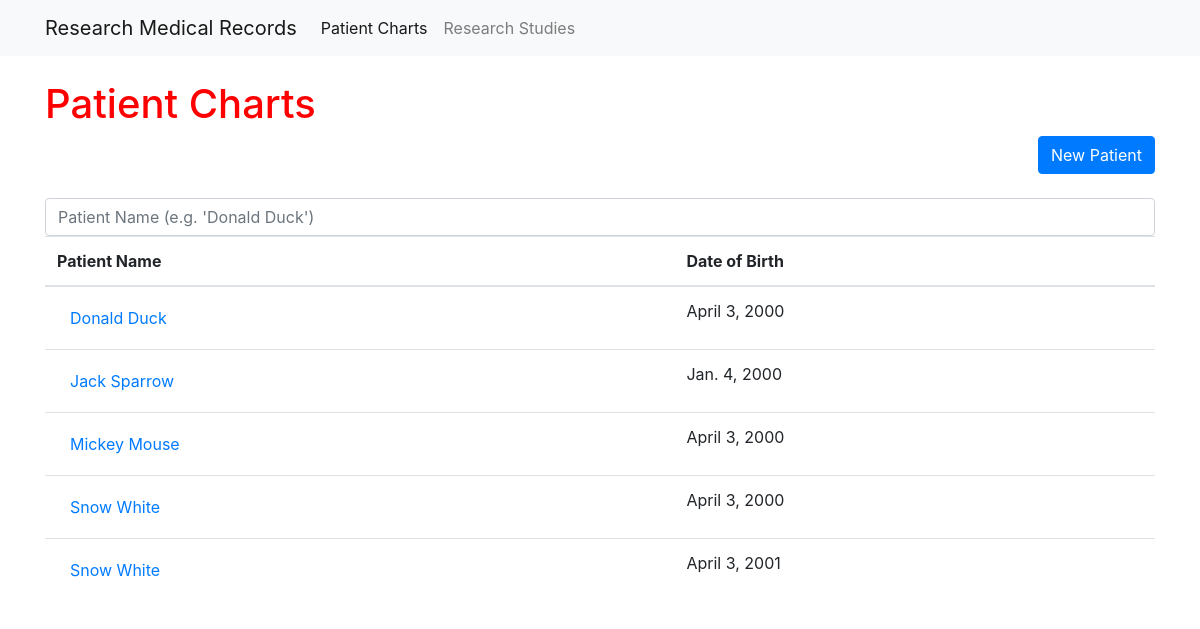
/ptchart/, run on an earlier commit of the app's database.
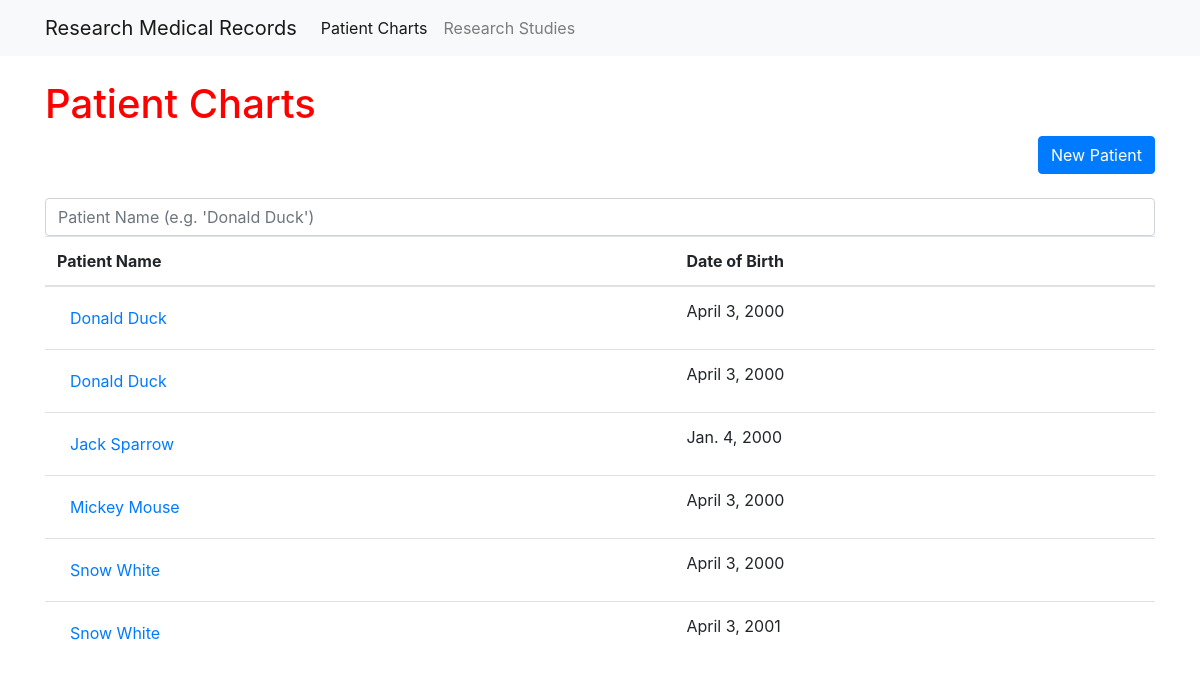
And on a later commit of the database.
### ptchart/models.py (models this page shows, shortened)
class Patient(models.Model):
    name = models.TextField()
    dob = models.DateField()
    race = models.TextField()
    intake_date = models.DateField()

### ptchart/views.py (the view)
# urls.py: path("", views.ptchart_index, name="ptchart_index"),
def ptchart_index(request):
    patients = Patient.objects.all().order_by('name')
    context = {
        'patients': patients,
    }
    return render(request, 'ptchart_index.html', context)

### ptchart/templates/ptchart_index.html (shortened to what this page needs)
{% extends "base.html" %}
{% block page_content %}
<br>
<h1>Patient Charts </h1>
<div class="d-grid gap-2 d-md-flex justify-content-md-end">
    <a href="{% url 'ptchart_newpatient' %}"
            class="btn btn-primary me-md-2">
            New Patient
    </a>
</div>
<br>
        <input type="text" name="name" class="form-control" placeholder="Patient Name (e.g. 'Donald Duck')" \
        required="" id="search-pt">
<table class="table" id="pt-table">
    <thead>
        <tr>
            <th scope="col">Patient Name</th>
            <th scope="col">Date of Birth</th>
        </tr>
    </thead>
    <tbody>
        {% for patient in patients %}
        <tr>
            <td><a href="{% url 'ptchart_detail' patient.id %}"
            class="btn btn-link">
            {{ patient.name }}
            </a></td>
            <td>{{ patient.dob }}</td>
        </tr>
        {% endfor %}
    </tbody>
</table>
{% endblock %}

### templates/base.html (shortened to what this page needs)
<!DOCTYPE html>
<html>
    <head>
        <link rel="stylesheet" href="https://stackpath.bootstrapcdn.com/bootstrap/4.1.3/css/bootstrap.min.css">
        {% load static %}
        <link rel="stylesheet" type="text/css" href="{% static 'css/style.css' %}">
    </head>
    <body>
        <nav class="navbar navbar-expand-lg navbar-light bg-light">
            <div class="container">
                <a class="navbar-brand" href="{% url 'home' %}">Research Medical Records</a>
                <div class="collapse navbar-collapse" id="navbarSupportedContent">
                    <ul class="navbar-nav mr-auto">
                        <li class="nav-item active">
                            <a class="nav-link" href="{% url 'ptchart_index' %}">Patient Charts</a>
                        </li>
                        <li class="nav-item">
                            <a class="nav-link" href="{% url 'research_index' %}">Research Studies</a>
                        </li>
                    </ul>
                </div>
            </div>
        </nav>
        <div class="container">
            {% block page_content %}{% endblock %}
        </div>
    </body>
</html>

### pyemr/static/css/style.css (style rules this page uses)
h1 { color: red; }

What changed in the data, as far as the page shows it:
added Patient: name "Donald Duck", dob "April 3, 2000"
